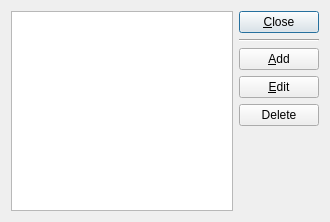
<ui version="4.0" >
 <comment> * OpenRPT report writer and rendering engine
 * Copyright (C) 2001-2010 by OpenMFG, LLC
 *
 * This library is free software; you can redistribute it and/or
 * modify it under the terms of the GNU Lesser General Public
 * License as published by the Free Software Foundation; either
 * version 2.1 of the License, or (at your option) any later version.
 *
 * This library is distributed in the hope that it will be useful,
 * but WITHOUT ANY WARRANTY; without even the implied warranty of
 * MERCHANTABILITY or FITNESS FOR A PARTICULAR PURPOSE. See the GNU
 * Lesser General Public License for more details.
 *
 * You should have received a copy of the GNU Lesser General Public
 * License along with this library; if not, write to the Free Software
 * Foundation, Inc., 59 Temple Place, Suite 330, Boston, MA 02111-1307 USA
 * Please contact info@openmfg.com with any questions on this license.</comment>
 <class>ColorList</class>
 <widget class="QDialog" name="ColorList" >
  <property name="geometry" >
   <rect>
    <x>0</x>
    <y>0</y>
    <width>330</width>
    <height>222</height>
   </rect>
  </property>
  <property name="windowTitle" >
   <string>Color Definitions</string>
  </property>
  <layout class="QHBoxLayout" name="horizontalLayout" >
   <item>
    <widget class="QListWidget" name="_lbColors" />
   </item>
   <item>
    <layout class="QVBoxLayout" >
     <property name="spacing" >
      <number>6</number>
     </property>
     <property name="margin" >
      <number>0</number>
     </property>
     <item>
      <widget class="QPushButton" name="_btnClose" >
       <property name="text" >
        <string>&amp;Close</string>
       </property>
      </widget>
     </item>
     <item>
      <widget class="Line" name="_line1" >
       <property name="frameShape" >
        <enum>QFrame::HLine</enum>
       </property>
       <property name="frameShadow" >
        <enum>QFrame::Sunken</enum>
       </property>
       <property name="orientation" >
        <enum>Qt::Horizontal</enum>
       </property>
      </widget>
     </item>
     <item>
      <widget class="QPushButton" name="_btnAdd" >
       <property name="text" >
        <string>&amp;Add</string>
       </property>
      </widget>
     </item>
     <item>
      <widget class="QPushButton" name="_btnEdit" >
       <property name="text" >
        <string>&amp;Edit</string>
       </property>
      </widget>
     </item>
     <item>
      <widget class="QPushButton" name="_btnDelete" >
       <property name="text" >
        <string>Delete</string>
       </property>
      </widget>
     </item>
     <item>
      <spacer>
       <property name="orientation" >
        <enum>Qt::Vertical</enum>
       </property>
       <property name="sizeType" >
        <enum>QSizePolicy::Expanding</enum>
       </property>
       <property name="sizeHint" stdset="0" >
        <size>
         <width>20</width>
         <height>20</height>
        </size>
       </property>
      </spacer>
     </item>
    </layout>
   </item>
  </layout>
 </widget>
 <layoutdefault spacing="6" margin="11" />
 <tabstops>
  <tabstop>_btnAdd</tabstop>
  <tabstop>_btnEdit</tabstop>
  <tabstop>_btnDelete</tabstop>
  <tabstop>_btnClose</tabstop>
  <tabstop>_lbColors</tabstop>
 </tabstops>
 <resources/>
 <connections>
  <connection>
   <sender>_btnClose</sender>
   <signal>clicked()</signal>
   <receiver>ColorList</receiver>
   <slot>accept()</slot>
   <hints>
    <hint type="sourcelabel" >
     <x>20</x>
     <y>20</y>
    </hint>
    <hint type="destinationlabel" >
     <x>20</x>
     <y>20</y>
    </hint>
   </hints>
  </connection>
 </connections>
</ui>
